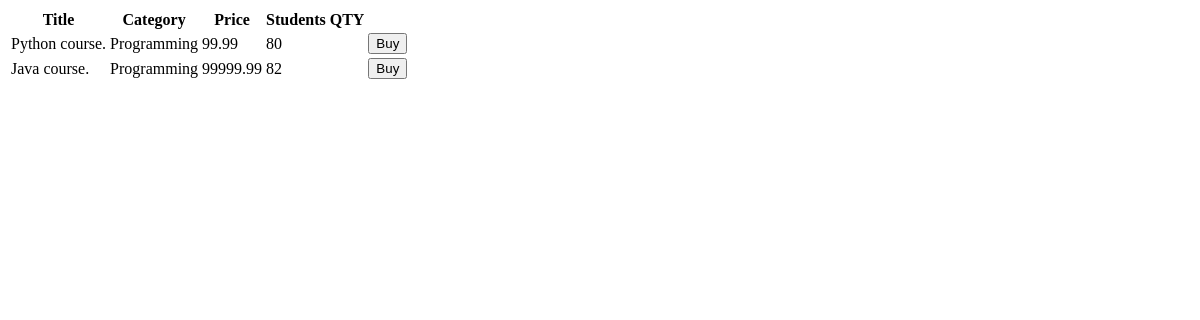
Page /shop/ on the earlier database version.
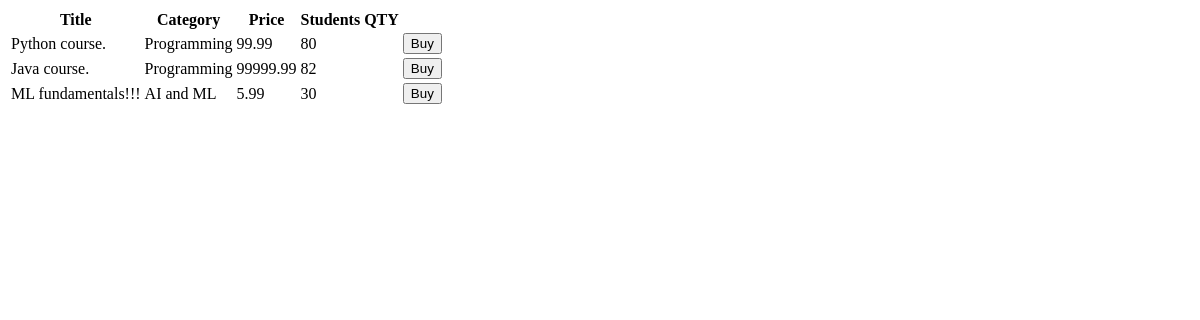
Same page on the later database version.
### shop/models.py (models this page shows, shortened)
class Course(models.Model):
    title = models.CharField(max_length=128)
    price = models.FloatField()
    students_qty = models.IntegerField()
    reviews_qty = models.IntegerField()
    category = models.ForeignKey(Category, on_delete=models.CASCADE)
    created_at = models.DateTimeField(default=timezone.now)

class Category(models.Model):
    title = models.CharField(max_length=255)
    created_at = models.DateTimeField(default=timezone.now)
    def __str__(self):
        return self.title

### shop/views.py (the view)
# urls.py: path('', index, name='index')
def index(request):
    courses = models.Course.objects.all()
    return render(request, 'courses.html', {'courses': courses})

### shop/templates/courses.html
<table>
    <thead>
    <tr>
        <th>Title</th>
        <th>Category</th>
        <th>Price</th>
        <th>Students QTY</th>
        <th></th>
    </tr>
    </thead>
    <tbody>
    {% for course in courses %}
    <tr>
        <td>{{course.title}}</td>
        <td>{{course.category}}</td>
        <td>{{course.price}}</td>
        <td>{{course.students_qty}}</td>
        <td>
            <button>Buy</button>
        </td>
    </tr>
    {% endfor %}
    </tbody>
</table>

Differences in the rows shown:
added Course: title "ML fundamentals!!!", category "AI and ML", price "5.99", students_qty "30"
